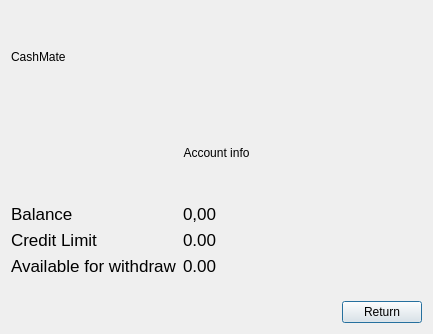
<?xml version="1.0" encoding="UTF-8"?>
<ui version="4.0">
 <class>Balance</class>
 <widget class="QDialog" name="Balance">
  <property name="geometry">
   <rect>
    <x>0</x>
    <y>0</y>
    <width>433</width>
    <height>334</height>
   </rect>
  </property>
  <property name="windowTitle">
   <string>Dialog</string>
  </property>
  <layout class="QHBoxLayout" name="horizontalLayout_3">
   <item>
    <layout class="QVBoxLayout" name="verticalLayout">
     <item>
      <layout class="QHBoxLayout" name="horizontalLayout">
       <item>
        <widget class="QLabel" name="label_2">
         <property name="text">
          <string>CashMate</string>
         </property>
        </widget>
       </item>
       <item>
        <spacer name="horizontalSpacer">
         <property name="orientation">
          <enum>Qt::Horizontal</enum>
         </property>
         <property name="sizeHint" stdset="0">
          <size>
           <width>40</width>
           <height>20</height>
          </size>
         </property>
        </spacer>
       </item>
      </layout>
     </item>
     <item>
      <widget class="QLabel" name="label">
       <property name="text">
        <string>Account info</string>
       </property>
       <property name="alignment">
        <set>Qt::AlignCenter</set>
       </property>
      </widget>
     </item>
     <item>
      <layout class="QFormLayout" name="formLayout">
       <property name="labelAlignment">
        <set>Qt::AlignLeading|Qt::AlignLeft|Qt::AlignVCenter</set>
       </property>
       <item row="0" column="0">
        <widget class="QLabel" name="balanceLabel">
         <property name="font">
          <font>
           <family>.AppleSystemUIFont</family>
           <pointsize>13</pointsize>
           <bold>false</bold>
           <underline>false</underline>
          </font>
         </property>
         <property name="text">
          <string>Balance</string>
         </property>
        </widget>
       </item>
       <item row="1" column="0">
        <widget class="QLabel" name="limitLabel">
         <property name="font">
          <font>
           <family>.AppleSystemUIFont</family>
           <pointsize>13</pointsize>
           <bold>false</bold>
           <underline>false</underline>
          </font>
         </property>
         <property name="text">
          <string>Credit Limit</string>
         </property>
        </widget>
       </item>
       <item row="2" column="0">
        <widget class="QLabel" name="availableForWithdrawLabel">
         <property name="font">
          <font>
           <family>.AppleSystemUIFont</family>
           <pointsize>13</pointsize>
           <bold>false</bold>
           <underline>false</underline>
          </font>
         </property>
         <property name="text">
          <string>Available for withdraw</string>
         </property>
        </widget>
       </item>
       <item row="0" column="1">
        <widget class="QLabel" name="balanceAmountLabel">
         <property name="font">
          <font>
           <family>.AppleSystemUIFont</family>
           <pointsize>13</pointsize>
          </font>
         </property>
         <property name="text">
          <string>0,00</string>
         </property>
        </widget>
       </item>
       <item row="2" column="1">
        <widget class="QLabel" name="availableAmountLabel">
         <property name="font">
          <font>
           <family>.AppleSystemUIFont</family>
           <pointsize>13</pointsize>
          </font>
         </property>
         <property name="text">
          <string>0.00</string>
         </property>
        </widget>
       </item>
       <item row="1" column="1">
        <widget class="QLabel" name="limitAmountLabel">
         <property name="font">
          <font>
           <family>.AppleSystemUIFont</family>
           <pointsize>13</pointsize>
          </font>
         </property>
         <property name="text">
          <string>0.00</string>
         </property>
        </widget>
       </item>
      </layout>
     </item>
     <item>
      <layout class="QHBoxLayout" name="horizontalLayout_2">
       <item>
        <spacer name="horizontalSpacer_2">
         <property name="orientation">
          <enum>Qt::Horizontal</enum>
         </property>
         <property name="sizeHint" stdset="0">
          <size>
           <width>40</width>
           <height>20</height>
          </size>
         </property>
        </spacer>
       </item>
       <item>
        <widget class="QPushButton" name="btnBack">
         <property name="text">
          <string>Return</string>
         </property>
        </widget>
       </item>
      </layout>
     </item>
    </layout>
   </item>
  </layout>
 </widget>
 <resources/>
 <connections/>
</ui>
